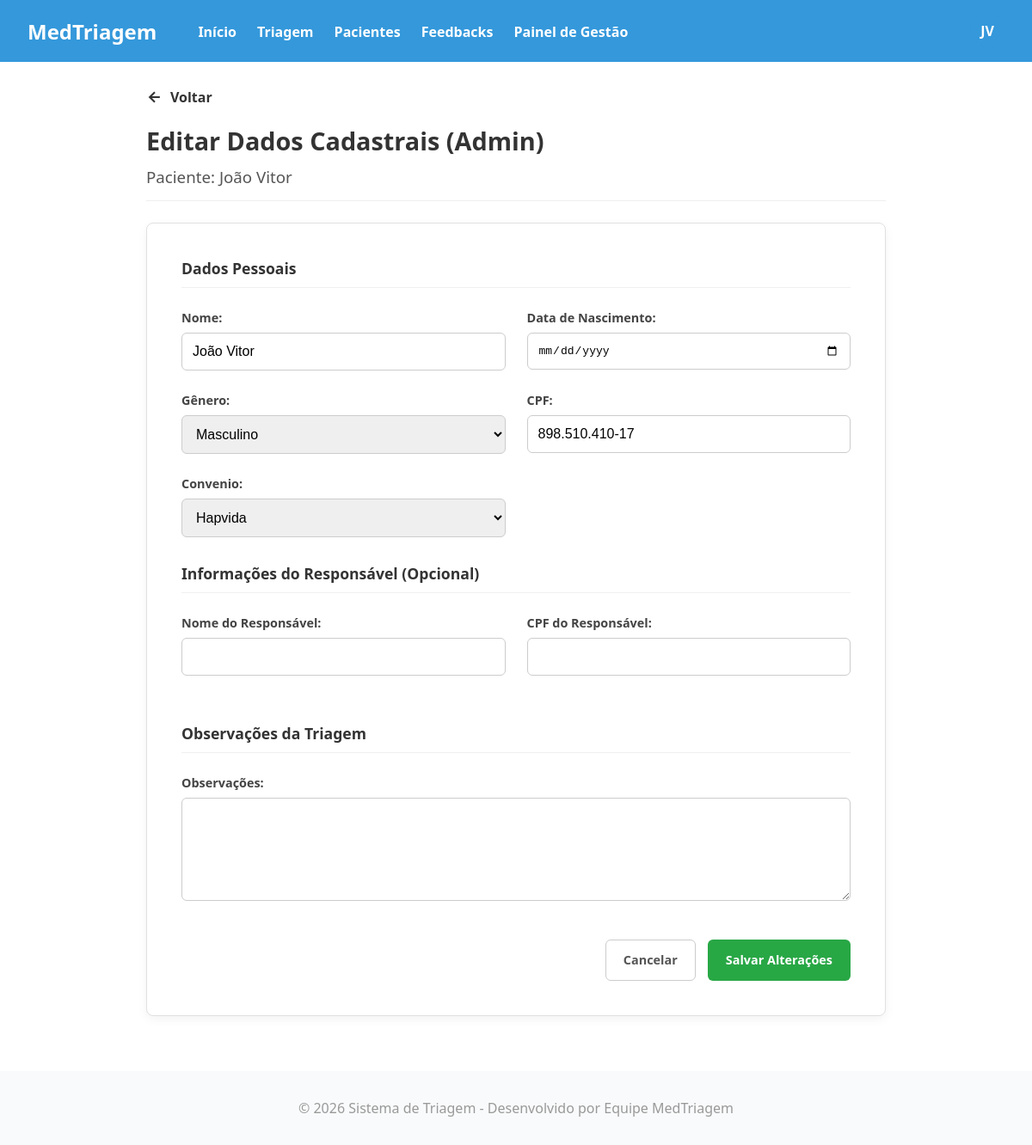
The app's page /master/paciente/41/editar-admin/ (signed in) with its own data.
### triagem/models.py (models this page shows, shortened)
class Paciente(models.Model):
    unidade_saude = models.ForeignKey(UnidadeSaude, on_delete=models.CASCADE, null=True) # Campo OBRIGATÓRIO
    Sexualidade = [
        ('Masculino', 'Masculino'),
        ('Feminino', 'Feminino'),
    ]
    Convenios = [
        ('SUS', 'SUS'),
        ('Unimed', 'Unimed'),
        ('Hapvida', 'Hapvida'),
        ('Amil', 'Amil'),
        ('Bradesco Saude', 'Bradesco Saude'),
    ]
    Status = [
        ('Pendente', 'Pendente'),
        ('Aguardando', 'Aguardando'),
        ('Em atendimento', 'Em atendimento'),
        ('Concluido', 'Concluido'),
    ]
    Sintomas = [
        ('Dor_Toracica', 'Dor Torácica / Aperto no Peito'),
        ('Falta_de_Ar', 'Falta de Ar / Dificuldade para Respirar'),
        ('Alteracao_Neurologica_Grave', 'Alteração de Consciência / Convulsão / Confusão'),
        ('Sangramento_Ativo', 'Sangramento Ativo / Vômito ou Fezes com Sangue'),
        ('Febre', 'Febre / Calafrios'),
        ('Dor_de_Cabeca', 'Dor de Cabeça'),
        ('Tontura_MalEstar', 'Tontura / Fraqueza / Mal-estar Geral'),
        ('Sintomas_Respiratorios_Leves', 'Tosse / Espirros / Dor de Garganta'),
        ('Dor_Abdominal', 'Dor Abdominal / Cólica'),
        ('Sintomas_Gastrointestinais', 'Náusea / Vômito / Diarreia'),
        ('Lesao_Trauma', 'Lesão / Trauma / Queda Recente'),
        ('Dor_Locomotora', 'Dor Muscular / Articular / Lombar'),
        ('Reacao_Alergica_Pele', 'Reação Alérgica / Erupção na Pele / Inchaço'),
        ('Queixa_Urinaria', 'Queixa Urinária (Dor ao urinar / Sangue na urina)'),
        ('Outro', 'Outro'),
    ]
    Risco = [
        ('Vermelho', 'Emergência'),
        ('Laranja', 'Muito Urgente'),
        ('Amarelo', 'Urgente'),
        ('Verde', 'Pouco Urgente'),
        ('Azul', 'Não Urgente'),
    ]
    Profissionais = [
        ('Clinica Medica', 'Clinica Medica'),
        ('Ortopedia', 'Ortopedia'),
        ('Pediatria', 'Pediatria'),
        ('Cardiologia', 'Cardiologia'),
        ('Neurologia', 'Neurologia'),
    ]
    nome = models.CharField(max_length=100)
    data_nascimento = models.DateField(verbose_name="Data de Nascimento")
    sexo = models.CharField(choices=Sexualidade, max_length=50)
    cpf = models.CharField(unique=True, max_length=14)
    convenio = models.CharField(choices=Convenios, max_length=50)
    nome_responsavel = models.CharField(max_length=100, blank=True, null=True, verbose_name="Nome do Responsável")
    cpf_responsavel = models.CharField(max_length=14, blank=True, null=True, verbose_name="CPF do Responsável")
    temperatura = models.FloatField(max_length=3)
    pressao_sistolica = models.CharField(max_length=3) # Valor maior
    pressao_diastolica = models.CharField(max_length=3) # Valor menor
    pulso = models.CharField(max_length=3)
    frequenciaRespiratoria = models.CharField(max_length=3)
    saturacao = models.CharField(max_length=3)
    glicemia = models.CharField(max_length=3)
    dor = models.IntegerField(validators=[MinValueValidator(0), MaxValueValidator(10)])
    queixa = models.CharField(max_length=1000)
    inicio_sintomas = models.DateField()
    sintomas_associados = models.CharField(choices=Sintomas, max_length=50)
    observacoes = models.CharField(blank=True, null=True, max_length=1000)
    classificacao = models.CharField(choices=Risco, max_length=50,blank=True, null=True)
    justificativa = models.CharField(max_length=255, blank=True, null=True)
    encaminhamento = models.CharField(choices=Profissionais, max_length=50,blank=True, null=True)
    status = models.CharField(max_length=30, choices=Status, default='Pendente',blank=True, null=True)
    hora_chegada = models.DateTimeField(default=timezone.now, blank=True)
    hora_inicio_atendimento = models.DateTimeField(null=True, blank=True)
    hora_fim_atendimento = models.DateTimeField(null=True, blank=True)
    atendente = models.ForeignKey(settings.AUTH_USER_MODEL, on_delete=models.PROTECT, related_name='pacientes_criados')
    medico_responsavel = models.ForeignKey(settings.AUTH_USER_MODEL, on_delete=models.SET_NULL, related_name='pacientes_atendidos', null=True, blank=True)

### triagem/decorators.py (the view)
    def _wrapped_view(request, *args, **kwargs):
        if not (request.user.is_superuser or (request.user.is_authenticated and request.user.tipo_usuario == 'ADMIN')):
            raise PermissionDenied
        return view_func(request, *args, **kwargs)

### triagem/views.py (called while the page is built)
@login_required
@admin_required
def edit_prontuario_admin_view(request, pk):
    unidade_atual = request.user.unidade_saude
    paciente = get_object_or_404(Paciente, pk=pk)
    if request.method == 'POST':
        form = PacienteAdminEditForm(request.POST, instance=paciente)
        if form.is_valid():
            form.save()
            messages.success(request, f'Dados cadastrais de "{paciente.nome}" atualizados com sucesso.')
            return redirect('hosp:mostrar', pk=paciente.pk)
    else:
        form = PacienteAdminEditForm(instance=paciente)
    context = {
        'paciente': paciente,
        'form': form
    }
    return render(request, 'site/edit_prontuario_admin.html', context)

### triagem/templates/site/edit_prontuario_admin.html (shortened to what this page needs)
{% extends 'site/headerBase.html' %}
{% load static %}
{% block styles %}
    <link rel="stylesheet" href="{% static 'front/css/edit_prontuario.css' %}?v=3">
{% endblock %}
{% block content %}
<div class="page-wrapper">
    <a href="javascript:history.back()" class="btn-voltar">
        <svg width="24" height="24" viewBox="0 0 24 24" fill="none" stroke="currentColor" stroke-width="2.5"><path d="M19 12H5"></path><polyline points="12 19 5 12 12 5"></polyline></svg>
        <span>Voltar</span>
    </a>
    <h1>Editar Dados Cadastrais (Admin)</h1>
    <h3 class="paciente-subtitle">Paciente: {{ paciente.nome }}</h3>
    <div class="form-container">
        <form method="post">
            <div class="form-section">
                <h4>Dados Pessoais</h4>
                <div class="form-grid">
                    <div class="form-field">
                        {{ form.nome.label_tag }}
                        {{ form.nome }}
                    </div>
                    <div class="form-field">
                        {{ form.data_nascimento.label_tag }}
                        {{ form.data_nascimento }}
                    </div>
                    <div class="form-field">
                        {{ form.sexo.label_tag }}
                        {{ form.sexo }}
                    </div>
                    <div class="form-field">
                        {{ form.cpf.label_tag }}
                        {{ form.cpf }}
                    </div>
                    <div class="form-field">
                        {{ form.convenio.label_tag }}
                        {{ form.convenio }}
                    </div>
                </div>
            </div>
            <div class="form-section">
                <h4>Informações do Responsável (Opcional)</h4>
                <div class="form-grid">
                    <div class="form-field">
                        {{ form.nome_responsavel.label_tag }}
                        {{ form.nome_responsavel }}
                    </div>
                    <div class="form-field">
                        {{ form.cpf_responsavel.label_tag }}
                        {{ form.cpf_responsavel }}
                    </div>
                </div>
            </div>
            <div class="form-section">
                <h4>Observações da Triagem</h4>
                <div class="form-field">
                    {{ form.observacoes.label_tag }}
                    {{ form.observacoes }}
                </div>
            </div>
            <div class="form-actions">
                <a href="{% url 'hosp:mostrar' pk=paciente.pk %}" class="button button-cancel">Cancelar</a>
                <button type="submit" class="button button-save">Salvar Alterações</button>
            </div>
        </form>
    </div>
</div>
{% endblock %}

### triagem/static/front/css/base.css (style rules this page uses)
body { margin: 0; font-family: 'Segoe UI', Tahoma, Geneva, Verdana, sans-serif; background-color: #ffffff; color: #333; }

### triagem/static/front/css/edit_prontuario.css (style rules this page uses)
.page-wrapper { max-width: 900px; margin: 30px auto; padding: 0 20px; box-sizing: border-box; }
.page-wrapper .btn-voltar { text-decoration: none; display: inline-flex; align-items: center; gap: 0.5rem; margin-bottom: 20px; font-weight: 600; color: #333; font-size: 1em; }
.page-wrapper .btn-voltar svg { width: 20px; height: 20px; stroke-width: 2.5; }
.page-wrapper h1 { margin-top: 0; margin-bottom: 10px; font-size: 1.8em; }
.page-wrapper .paciente-subtitle { font-weight: normal; color: #555; margin-top: 0; margin-bottom: 25px; border-bottom: 1px solid #eee; padding-bottom: 15px; }
.form-container { padding: 40px; background-color: #ffffff; border-radius: 8px; box-shadow: 0 4px 12px rgba(0, 0, 0, 0.05); border: 1px solid #e0e0e0; }
.form-section h4 { font-size: 1.1em; color: #333; margin-top: 0; margin-bottom: 25px; border-bottom: 1px solid #f0f0f0; padding-bottom: 10px; }
.form-section + .form-section h4 { margin-top: 30px; }
.form-grid { display: grid; grid-template-columns: 1fr 1fr; gap: 25px; }
.form-field { margin-bottom: 0; }
.form-field label { display: block; margin-bottom: 8px; font-weight: 600; font-size: 0.9em; color: #444; }
.form-field input, .form-field select, .form-field textarea { width: 100%; padding: 12px; border: 1px solid #ccc; border-radius: 6px; box-sizing: border-box; font-size: 1em; }
.form-field textarea { min-height: 120px; resize: vertical; }
.form-actions { margin-top: 40px; text-align: right; }
.button { padding: 12px 20px; border: 1px solid transparent; border-radius: 6px; cursor: pointer; text-decoration: none; display: inline-block; font-size: 0.9em; font-weight: 600; text-align: center; box-sizing: border-box; font-family: inherit; line-height: 1.5; margin: 0; }
.button-save { background-color: #28a745; color: white; }
.button-cancel { background-color: #ffffff; color: #555; border: 1px solid #ccc; margin-right: 10px; }

### records on screen
Paciente: nome "João Vitor", sexo "Masculino", cpf "898.510.410-17", convenio "Hapvida"
